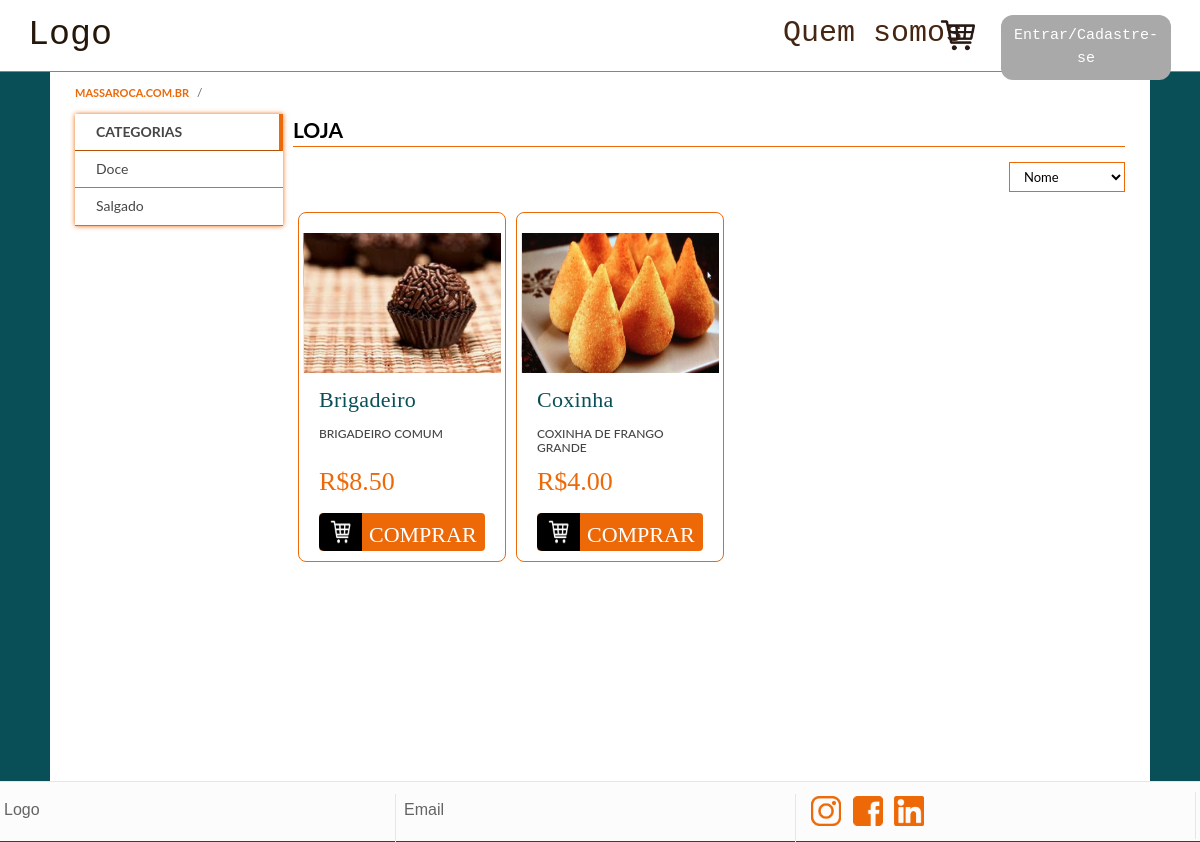
The page /loja/ on the database its author committed.
### loja/models.py (models this page shows, shortened)
class Produtos(models.Model):
    disponivel_escolha = [
    ('Sim','Sim'),
    ('Não','Não'),
    ]
    Nome = models.CharField(max_length=128)
    Categoriateste = models.ForeignKey(Categorias ,on_delete=models.CASCADE, default=0)
    Descrição = models.CharField(max_length=1024)
    Fotos = models.ImageField(upload_to='loja/static/produtos/fotos/')
    Fotos_2 = models.ImageField(upload_to='loja/static/produtos/fotos/')
    Preço = models.DecimalField(max_digits=10, decimal_places=2)
    Disponivel = models.CharField(max_length=8,choices=disponivel_escolha, default='Sim')

class Categorias(models.Model):
    Nome = models.CharField(max_length=30)
    def __str__(self):
        return self.Nome

### loja/views.py (the view)
# urls.py: path("loja/", views.loja_principal, name="loja"),
def loja_principal(request, ordem="Nome"):
    try:
        produtos = Produtos.objects.order_by(ordem)
        categorias = Categorias.objects.all()
    except KeyError:
        return render(request, "loja/erro.html")
    context = {
        "produtos": produtos,
        "categorias": categorias,
        "log": request.user.is_authenticated,
        "username": request.user
    }
    return render(request, "loja/loja.html", context)

### loja/templates/loja/loja.html (shortened to what this page needs)
{% extends "loja/layout.html" %}
{% load static %}
{% block body %}
    <div class="pre blocos" style="min-height:0;">
        <ul class="local">
            <li><a class="local_item" href="{% url 'index' %}"><strong>massaroca.com.br</strong></a></li>
        </ul>
    </div>
    <div class="blocos">
        <div class="principal">
            <div class="ferramentas">
                <div class="titulo">
                    {% if cat == None %}
                    Loja
                    {% else %}
                    {{ cat }}
                    {% endif %}
                </div>
                <div class="ordenar">
                    <select id="ordem" onchange="location = this.value;" class="escolher-ordem" data-role="sorter">
                        <option value="{% url 'loja_ordem' 'Nome' %}">Nome</option>
                    </select>
                </div>
            </div>
                <div class="conteudo">
                    <div class="produtos">
                        {% for produto in produtos %}
                        <li>
                            <div class="prod">
                                {% if cat == None %}
                                <img src="../{{produto.Fotos.url|slice:'5:'}}" alt="produto" class="produto_foto_top"/>
                                {% else %}
                                <img src="../../{{produto.Fotos.url|slice:'5:'}}" alt="produto" class="produto_foto_top"/>
                                <img src="../../{{produto.Fotos_2.url|slice:'5:'}}" alt="produto" class="produto_foto_bottom"/>
                                {% endif %}
                                <div class="produto_texto">
                                    <h2 class="produto_titulo"><a class="redir_item" href="{% url 'produto' produto.id %}">{{produto.Nome}}</a></h2>
                                    <h3 class="produto_desc">{{produto.Descrição}}</h3>
                                    <div class="produto_preço">R${{produto.Preço}}</div>
                                {% if produto.Disponivel == "Sim" %}
                                    <a href="{% url 'produto' produto.id %}" class="comprar">
                                        <span id="before">
                                            <img src="{% static '/images/shop-branco.png' %}" alt="Carrinho" class="compras">
                                        </span>
                                        <span class="botao_comprar">
                                            COMPRAR
                                        </span>
                                    </a>
                                {% else %}
                                <span class="indisponivel">INDISPONÍVEL</span>
                                {% endif %}
                                </div>
                            </div>
                        </li>
                        {% endfor %}
                    </div>
                </div>
            </div>
        <div class="barracategoria">
                <div class="categorias">
                    <ol>
                        <li class="item" style="cursor: auto; border-right:4px solid #ED6908; border-bottom: 1px solid #b55107;"><strong>CATEGORIAS</strong></li>
                        {% for categoria in categorias %}
                        <li class="item">
                            <a class="redir" href="{% url 'categoria' categoria %}">{{ categoria }}</a>
                        </li>
                        {% endfor %}
                    </ol>
            </div>
        </div>
    </div>
{% endblock %}

### loja/static/styles.css (style rules this page uses)
body { font-family: lato,sans-serif; background-color: #094F57; }
div { box-sizing: border-box; }
.categorias { list-style: none; text-decoration: none; color: #464646; background-color: transparent; box-sizing: inherit; font-size: 14px; line-height: 1.3; position: relative; display: inline-block; width: 100%; padding: 0; float: left; box-shadow: 0 0 5px 0 #ED6908; order: -1; margin-left: 0; }
ol { display: block; list-style: none; padding: 0; margin: 0; }
li.item { text-align: -webkit-match-parent; padding: 9px 21px; cursor: pointer; color: #464646; text-decoration: none; border-bottom: 1px solid #ED6908; }
.redir { text-decoration: none; color: #464646; }
.redir_item { text-decoration: none; color: #094F57; }
.barracategoria { width: 20%; margin-right: 10px; padding: 0; order: -1; flex: inherit; position: relative; min-height: 1px; max-width: 100%; margin-left: 0; }
.blocos { display: flex; flex-direction: row; flex-wrap: nowrap; justify-content: space-around; padding: 0 25px; width: 1100px; min-height: calc(100vh - 133px); background: white; margin-left: auto; margin-right: auto; }
.principal { order: 0; flex:inherit; float: right; width: 80%; }
.titulo { color: black; font-size: 21px; text-transform: uppercase; font-weight: bold; border-bottom: 1px solid #ED6908; margin-bottom: 15px; }
.escolher-ordem { float: right; padding: 5px 10px; background: #fff; border: 1px solid #ED6908; font-size: 13px; cursor: pointer; }
.ferramentas { float: left; width: 100%; position: relative; margin-bottom: 20px; }
.pre { margin: 0 auto; padding-top: 4px; float: none; display: table; background-color: white; height: 42px; }
.local { margin-bottom: 0; background: 0 0; list-style: none; padding: 0; }
.local_item { color: #ED6908; text-decoration: none; font-size: 11px; text-transform: uppercase; float: left; }
.local_item::after { content: '/'; font-size: 12px; display: inline-block; color: #636c72; padding: .5rem .5rem; }
.prod { display: inline-block; position: relative; border: 1px solid #ED6908; border-radius: 8px; width: 25%; height: 350px; padding: 20px 5px; list-style: none; float: left; margin: 0 5px 10px 5px; }
li { list-style: none; }
.produto_foto_top { width: 197px; height: 140px; position: relative; z-index: 2; transition: opacity 0.3s; }
.produto_texto { padding: 0 15px; }
.produto_preço { font-size: 26px; color:#ED6908; font-family: Swis721_B; }
.produto_titulo { margin: 15px 0; color: #094F57; line-height: 1.5rem; font-family: Swis721; overflow: hidden; font-size: 22px; letter-spacing: .3px; text-align: left; }
.produto_desc { color:#454545; text-align: left; font-size: 12px; margin-bottom: 0; line-height: 118%; min-height: 35px; max-height: 56px; text-transform: uppercase; }
.comprar { background-color: #ED6908; height: 38px; margin-top: 12px; border-radius: 4px; font-size: 22px; color: #fff; font-family: Swis721_B; display: flex; align-items: center; position: relative; overflow: hidden; text-decoration: none; cursor: pointer; }
#before { position: absolute; left: 0; bottom: 0; width: 26%; display: flex; height: 100%; border-bottom-left-radius: 5px; border-top-left-radius: 5px; background: #000; -webkit-box-align:center; align-items: center; -webkit-box-pack: center; justify-content: center; }
.compras { width: 22px; height: 26px; }
.botao_comprar { padding-top: 5px; padding-left: 50px; color: white; }

### rows shown on the page
Produtos: Fotos (picture), Nome "Brigadeiro", Descrição "BRIGADEIRO COMUM", Preço "8.50"
Produtos: Fotos (picture), Nome "Coxinha", Descrição "COXINHA DE FRANGO GRANDE", Preço "4.00"
Categorias: Nome "Doce"
Categorias: Nome "Salgado"
